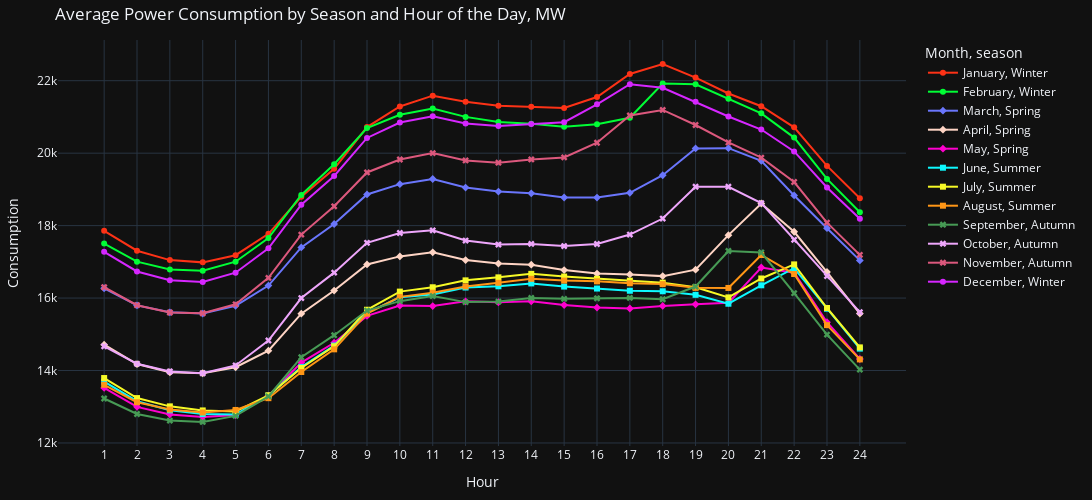

The cell this chart's notebook holds for it:
### Markdown cell above
### 4. Power Consumption by Season and Hour

### Code cell
fig = px.scatter(df_4, x='hour', y = 'CONSUMPTION', color='month', symbol='season', labels={"month": "Month", 'value': "Generation"}, template="plotly_dark",
             color_discrete_sequence=px.colors.qualitative.Light24)

fig.update_traces(textposition='top center', mode='lines+markers')

fig.update_layout(
    title = "Average Power Consumption by Season and Hour of the Day, MW",
    autosize=False,
    width=1200,
    height=500,
    margin=dict(l=20, r=20, t=40, b=20),
    
    yaxis=dict(
        title_text="Consumption",
    ),
    
    xaxis=dict(
        title_text="Consumption",
        tickvals=list(range(1, 25)),
    ),
    
    legend=dict(
    )
)

fig.update_yaxes(automargin=True, zeroline=False)
fig.update_xaxes(title_text='Hour', zeroline=False)


fig.update_xaxes(showspikes=True, spikethickness=1, spikesnap="cursor", spikemode="across")
fig.update_yaxes(showspikes=True, spikethickness=1)

fig.show()

### Figure 1 — Plotly figure (JSON) as saved in the notebook; plotly's stock layout.template omitted (floating-point values rounded to 4 significant figures)
{"data": [{"hovertemplate": "Month=January<br>season=Winter<br>hour=%{x}<br>CONSUMPTION=%{y}<extra></extra>", "legendgroup": "January, Winter", "marker": {"color": "#FD3216", "symbol": "circle"}, "mode": "lines+markers", "name": "January, Winter", "orientation": "v", "showlegend": true, "textposition": "top center", "type": "scatter", "x": [1, 2, 3, 4, 5, 6, 7, 8, 9, 10, 11, 12, 13, 14, 15, 16, 17, 18, 19, 20, 21, 22, 23, 24], "xaxis": "x", "y": [17860.0, 17310.0, 17050.0, 16990.0, 17180.0, 17770.0, 18800.0, 19570.0, 20720.0, 21290.0, 21590.0, 21420.0, 21310.0, 21280.0, 21250.0, 21550.0, 22190.0, 22460.0, 22090.0, 21650.0, 21300.0, 20710.0, 19650.0, 18750.0], "yaxis": "y"}, {"hovertemplate": "Month=February<br>season=Winter<br>hour=%{x}<br>CONSUMPTION=%{y}<extra></extra>", "legendgroup": "February, Winter", "marker": {"color": "#00FE35", "symbol": "circle"}, "mode": "lines+markers", "name": "February, Winter", "orientation": "v", "showlegend": true, "textposition": "top center", "type": "scatter", "x": [1, 2, 3, 4, 5, 6, 7, 8, 9, 10, 11, 12, 13, 14, 15, 16, 17, 18, 19, 20, 21, 22, 23, 24], "xaxis": "x", "y": [17510.0, 17010.0, 16790.0, 16760.0, 17000.0, 17660.0, 18840.0, 19700.0, 20690.0, 21060.0, 21230.0, 21000.0, 20860.0, 20810.0, 20730.0, 20800.0, 20980.0, 21920.0, 21900.0, 21500.0, 21100.0, 20430.0, 19290.0, 18370.0], "yaxis": "y"}, {"hovertemplate": "Month=March<br>season=Spring<br>hour=%{x}<br>CONSUMPTION=%{y}<extra></extra>", "legendgroup": "March, Spring", "marker": {"color": "#6A76FC", "symbol": "diamond"}, "mode": "lines+markers", "name": "March, Spring", "orientation": "v", "showlegend": true, "textposition": "top center", "type": "scatter", "x": [1, 2, 3, 4, 5, 6, 7, 8, 9, 10, 11, 12, 13, 14, 15, 16, 17, 18, 19, 20, 21, 22, 23, 24], "xaxis": "x", "y": [16270.0, 15800.0, 15610.0, 15570.0, 15790.0, 16340.0, 17400.0, 18040.0, 18860.0, 19140.0, 19290.0, 19050.0, 18940.0, 18890.0, 18780.0, 18770.0, 18900.0, 19390.0, 20130.0, 20140.0, 19790.0, 18830.0, 17930.0, 17040.0], "yaxis": "y"}, {"hovertemplate": "Month=April<br>season=Spring<br>hour=%{x}<br>CONSUMPTION=%{y}<extra></extra>", "legendgroup": "April, Spring", "marker": {"color": "#FED4C4", "symbol": "diamond"}, "mode": "lines+markers", "name": "April, Spring", "orientation": "v", "showlegend": true, "textposition": "top center", "type": "scatter", "x": [1, 2, 3, 4, 5, 6, 7, 8, 9, 10, 11, 12, 13, 14, 15, 16, 17, 18, 19, 20, 21, 22, 23, 24], "xaxis": "x", "y": [14710.0, 14180.0, 13950.0, 13924, 14090.0, 14550.0, 15570.0, 16210.0, 16930.0, 17150.0, 17260.0, 17050.0, 16950.0, 16920.0, 16770.0, 16680.0, 16650.0, 16610.0, 16780.0, 17740.0, 18610.0, 17830.0, 16720.0, 15570.0], "yaxis": "y"}, {"hovertemplate": "Month=May<br>season=Spring<br>hour=%{x}<br>CONSUMPTION=%{y}<extra></extra>", "legendgroup": "May, Spring", "marker": {"color": "#FE00CE", "symbol": "diamond"}, "mode": "lines+markers", "name": "May, Spring", "orientation": "v", "showlegend": true, "textposition": "top center", "type": "scatter", "x": [1, 2, 3, 4, 5, 6, 7, 8, 9, 10, 11, 12, 13, 14, 15, 16, 17, 18, 19, 20, 21, 22, 23, 24], "xaxis": "x", "y": [13520.0, 13000.0, 12790.0, 12720.0, 12770.0, 13310.0, 14220.0, 14770.0, 15510.0, 15790.0, 15780.0, 15910.0, 15880.0, 15910.0, 15810.0, 15740.0, 15710.0, 15780.0, 15830.0, 15870.0, 16840.0, 16700.0, 15330.0, 14320.0], "yaxis": "y"}, {"hovertemplate": "Month=June<br>season=Summer<br>hour=%{x}<br>CONSUMPTION=%{y}<extra></extra>", "legendgroup": "June, Summer", "marker": {"color": "#0DF9FF", "symbol": "square"}, "mode": "lines+markers", "name": "June, Summer", "orientation": "v", "showlegend": true, "textposition": "top center", "type": "scatter", "x": [1, 2, 3, 4, 5, 6, 7, 8, 9, 10, 11, 12, 13, 14, 15, 16, 17, 18, 19, 20, 21, 22, 23, 24], "xaxis": "x", "y": [13690.0, 13150.0, 12900.0, 12800.0, 12780.0, 13310.0, 14090.0, 14690.0, 15590.0, 16020.0, 16100.0, 16290.0, 16330.0, 16400.0, 16320.0, 16260.0, 16200.0, 16190.0, 16090.0, 15840.0, 16350.0, 16830.0, 15710.0, 14600.0], "yaxis": "y"}, {"hovertemplate": "Month=July<br>season=Summer<br>hour=%{x}<br>CONSUMPTION=%{y}<extra></extra>", "legendgroup": "July, Summer", "marker": {"color": "#F6F926", "symbol": "square"}, "mode": "lines+markers", "name": "July, Summer", "orientation": "v", "showlegend": true, "textposition": "top center", "type": "scatter", "x": [1, 2, 3, 4, 5, 6, 7, 8, 9, 10, 11, 12, 13, 14, 15, 16, 17, 18, 19, 20, 21, 22, 23, 24], "xaxis": "x", "y": [13790.0, 13240.0, 13010.0, 12900.0, 12870.0, 13320.0, 14070.0, 14670.0, 15680.0, 16180.0, 16300.0, 16490.0, 16570.0, 16670.0, 16590.0, 16530.0, 16480.0, 16430.0, 16300.0, 16020.0, 16540.0, 16930.0, 15730.0, 14640.0], "yaxis": "y"}, {"hovertemplate": "Month=August<br>season=Summer<br>hour=%{x}<br>CONSUMPTION=%{y}<extra></extra>", "legendgroup": "August, Summer", "marker": {"color": "#FF9616", "symbol": "square"}, "mode": "lines+markers", "name": "August, Summer", "orientation": "v", "showlegend": true, "textposition": "top center", "type": "scatter", "x": [1, 2, 3, 4, 5, 6, 7, 8, 9, 10, 11, 12, 13, 14, 15, 16, 17, 18, 19, 20, 21, 22, 23, 24], "xaxis": "x", "y": [13610.0, 13120.0, 12920.0, 12840.0, 12910.0, 13240.0, 13960.0, 14580.0, 15570.0, 16030.0, 16150.0, 16320.0, 16420.0, 16530.0, 16480.0, 16460.0, 16410.0, 16390.0, 16280.0, 16280.0, 17190.0, 16660.0, 15250.0, 14310.0], "yaxis": "y"}, {"hovertemplate": "Month=September<br>season=Autumn<br>hour=%{x}<br>CONSUMPTION=%{y}<extra></extra>", "legendgroup": "September, Autumn", "marker": {"color": "#479B55", "symbol": "x"}, "mode": "lines+markers", "name": "September, Autumn", "orientation": "v", "showlegend": true, "textposition": "top center", "type": "scatter", "x": [1, 2, 3, 4, 5, 6, 7, 8, 9, 10, 11, 12, 13, 14, 15, 16, 17, 18, 19, 20, 21, 22, 23, 24], "xaxis": "x", "y": [13230.0, 12800.0, 12620.0, 12580.0, 12750.0, 13290.0, 14370.0, 14970.0, 15650.0, 15920.0, 16060.0, 15890.0, 15900.0, 16000.0, 15980.0, 15990.0, 16000.0, 15970.0, 16320.0, 17300.0, 17260.0, 16130.0, 14990.0, 14020.0], "yaxis": "y"}, {"hovertemplate": "Month=October<br>season=Autumn<br>hour=%{x}<br>CONSUMPTION=%{y}<extra></extra>", "legendgroup": "October, Autumn", "marker": {"color": "#EEA6FB", "symbol": "x"}, "mode": "lines+markers", "name": "October, Autumn", "orientation": "v", "showlegend": true, "textposition": "top center", "type": "scatter", "x": [1, 2, 3, 4, 5, 6, 7, 8, 9, 10, 11, 12, 13, 14, 15, 16, 17, 18, 19, 20, 21, 22, 23, 24], "xaxis": "x", "y": [14670.0, 14190.0, 13970.0, 13920.0, 14140.0, 14830.0, 16000.0, 16700.0, 17530.0, 17800.0, 17870.0, 17590.0, 17480.0, 17490.0, 17440.0, 17490.0, 17753, 18200.0, 19070.0, 19070.0, 18620.0, 17608, 16610.0, 15610.0], "yaxis": "y"}, {"hovertemplate": "Month=November<br>season=Autumn<br>hour=%{x}<br>CONSUMPTION=%{y}<extra></extra>", "legendgroup": "November, Autumn", "marker": {"color": "#DC587D", "symbol": "x"}, "mode": "lines+markers", "name": "November, Autumn", "orientation": "v", "showlegend": true, "textposition": "top center", "type": "scatter", "x": [1, 2, 3, 4, 5, 6, 7, 8, 9, 10, 11, 12, 13, 14, 15, 16, 17, 18, 19, 20, 21, 22, 23, 24], "xaxis": "x", "y": [16300.0, 15800.0, 15600.0, 15580.0, 15830.0, 16560.0, 17750.0, 18530.0, 19470.0, 19830.0, 20000.0, 19800.0, 19740.0, 19830.0, 19880.0, 20290.0, 21040.0, 21190.0, 20780.0, 20300.0, 19880.0, 19200.0, 18080.0, 17190.0], "yaxis": "y"}, {"hovertemplate": "Month=December<br>season=Winter<br>hour=%{x}<br>CONSUMPTION=%{y}<extra></extra>", "legendgroup": "December, Winter", "marker": {"color": "#D626FF", "symbol": "circle"}, "mode": "lines+markers", "name": "December, Winter", "orientation": "v", "showlegend": true, "textposition": "top center", "type": "scatter", "x": [1, 2, 3, 4, 5, 6, 7, 8, 9, 10, 11, 12, 13, 14, 15, 16, 17, 18, 19, 20, 21, 22, 23, 24], "xaxis": "x", "y": [17280.0, 16730.0, 16490.0, 16440.0, 16700.0, 17370.0, 18580.0, 19370.0, 20420.0, 20850.0, 21020.0, 20820.0, 20750.0, 20810.0, 20860.0, 21350.0, 21900.0, 21800.0, 21420.0, 21010.0, 20650.0, 20050.0, 19050.0, 18190.0], "yaxis": "y"}], "layout": {"autosize": false, "height": 500, "legend": {"title": {"text": "Month, season"}, "tracegroupgap": 0}, "margin": {"b": 20, "l": 20, "r": 20, "t": 40}, "title": {"text": "Average Power Consumption by Season and Hour of the Day, MW"}, "width": 1200, "xaxis": {"anchor": "y", "autorange": true, "domain": [0, 1], "range": [-0.3919, 25.39], "showspikes": true, "spikemode": "across", "spikesnap": "cursor", "spikethickness": 1, "tickvals": [1, 2, 3, 4, 5, 6, 7, 8, 9, 10, 11, 12, 13, 14, 15, 16, 17, 18, 19, 20, 21, 22, 23, 24], "title": {"text": "Hour"}, "type": "linear", "zeroline": false}, "yaxis": {"anchor": "x", "automargin": true, "autorange": true, "domain": [0, 1], "range": [11920.0, 23120.0], "showspikes": true, "spikethickness": 1, "title": {"text": "Consumption"}, "type": "linear", "zeroline": false}}}
